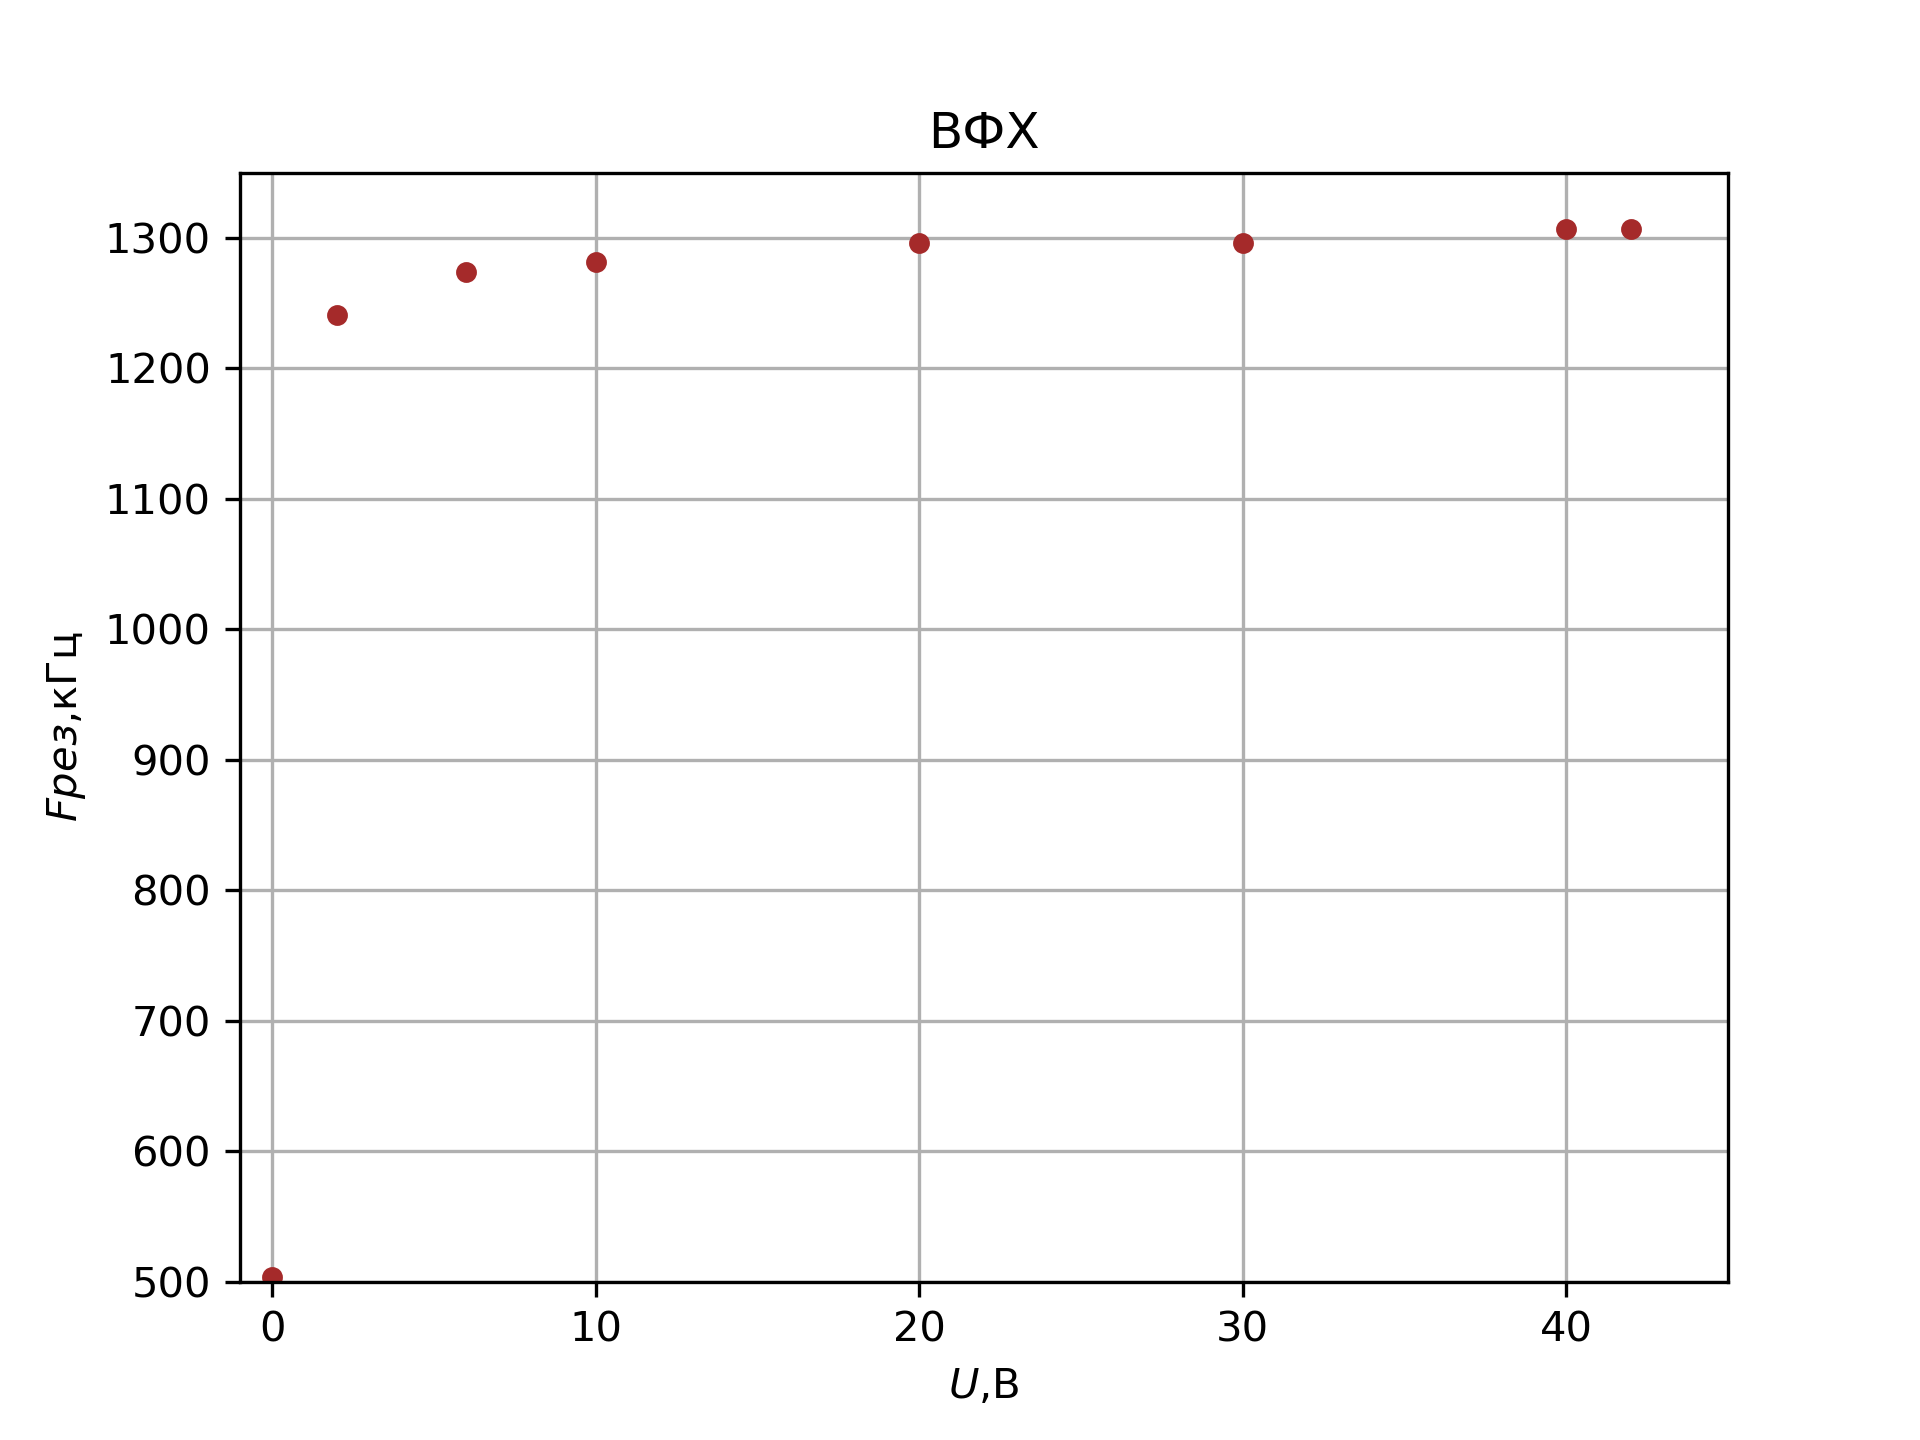

The script that drew this image:
import numpy as np 
import matplotlib.pyplot as plt 
from matplotlib.ticker import FuncFormatter 
fig = plt.figure() 
ax = fig.add_subplot(111) 

# x=np.array([0,0.2,0.26,0.3,0.34,0.36,0.38,0.4,0.44]) 
# y=np.array([0,1,8,14,28,38,54,74,100]) 
# plt.errorbar(x, y, xerr=0.5, yerr=0.01, c='blue', lw=0.5, mfc='white', ms=3) 


x=np.array([0,2,6,10,20,30,40,42]) 
y=np.array([503.7, 1241, 1274, 1282, 1296, 1296, 1307, 1307]) 
# plt.errorbar(x, y, xerr=0.5, yerr=0.01, c='black', lw=0.5, mfc='white', ms=3) 


# x=np.array([0,19.8,20,20.5,21,21.5,22,22.5,23,23.5,24,24.5,25,25.5,26,26.5,27]) 
# y=np.array([0,0.008,0.015,0.022,0.033,0.059,0.071,0.092,0.13,0.17,0.227,0.301,0.375,0.455,0.62,0.74,0.985]) 
# plt.errorbar(x, y, xerr=0.5, yerr=0.01, c='red', lw=0.5, mfc='white', ms=3) 

# plt.legend(('$\phi_з=40В$','$\phi_з=45В$','$\phi_з=50В$'),loc=(0.1,0.4))

ax.plot(x,y,'ko', color = "brown", markersize=4) 
plt.title('ВФХ')
plt.ylabel('$Fрез$,кГц') 
plt.xlabel('$U$,В') 
plt.grid () 
plt.xlim([-1,45]) 
plt.ylim([500,1350]) 
plt.savefig('2.png',dpi=300)
plt.show()
